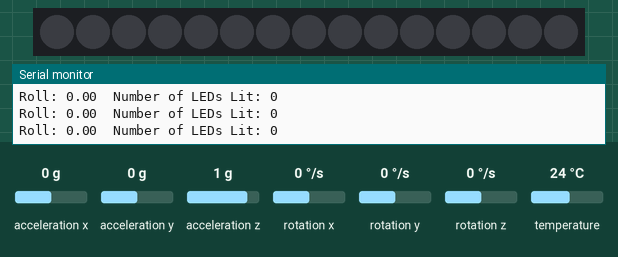
Recording of a sketch running on a simulated Arduino Uno, built with avr-gcc and run on an emulated ATmega328P. Shown: 15 RGB LEDs in strip order, left to right, the last lines printed to the serial monitor. The test bench sets the inputs (shaded band); at power-on: acceleration y 0 g, acceleration z 1 g, acceleration x 0 g, rotation x 0 °/s, rotation y 0 °/s, rotation z 0 °/s, temperature 24 °C.

Above: at 1.2 s.
1.3 s: acceleration y set to 0.8 g
At 2.4 s:
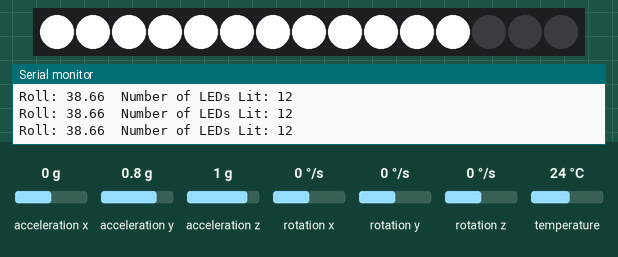
2.8 s: acceleration z set to -1.4 g
At 3.3 s:
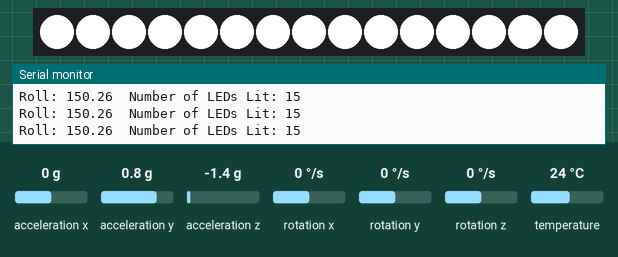
4.3 s: acceleration z set to 1.4 g
At 5.5 s:
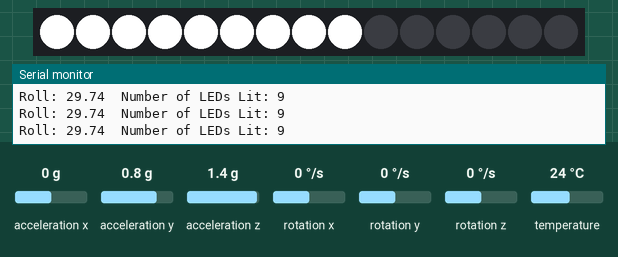
5.8 s: acceleration y set to -1.4 g
At 6.3 s:
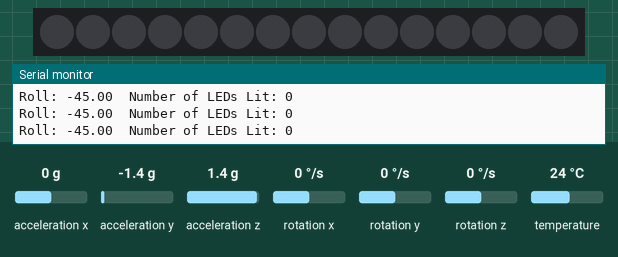
7.3 s: acceleration y set to 1.4 g
At 8.6 s:
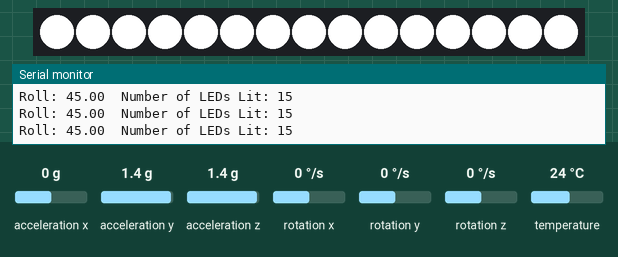
Timing chart, 0 to 9.9 s (numbered marks = the images above; inputs shaded):
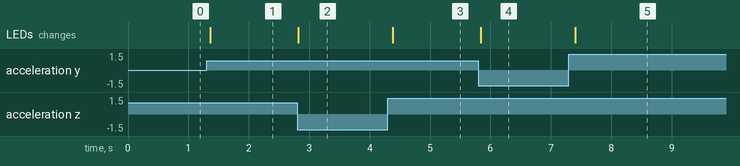

The sketch:

WS2812.ino
```cpp
#include <Wire.h>
#include <Adafruit_MPU6050.h>
#include <Adafruit_Sensor.h>
#include <Adafruit_NeoPixel.h>

Adafruit_MPU6050 mpu;

// Define the number of LEDs in the strip
#define NUM_LEDS 15
#define DATA_PIN 5  // Data pin connected to the DIN of the LED strip

Adafruit_NeoPixel strip = Adafruit_NeoPixel(NUM_LEDS, DATA_PIN, NEO_GRB + NEO_KHZ800);

void setup() {
  Serial.begin(115200);
  while (!Serial)
    delay(10); // will pause until serial console opens

  // Initialize MPU6050
  if (!mpu.begin()) {
    Serial.println("Failed to find MPU6050 chip");
    while (1) {
      delay(10);
    }
  }

  mpu.setAccelerometerRange(MPU6050_RANGE_2_G);
  mpu.setGyroRange(MPU6050_RANGE_250_DEG);
  mpu.setFilterBandwidth(MPU6050_BAND_21_HZ);

  // Initialize the LED strip
  strip.begin();
  strip.show(); // Initialize all pixels to 'off'
}

void loop() {
  /* Get new sensor events with the readings */
  sensors_event_t a, g, temp;
  mpu.getEvent(&a, &g, &temp);

  // Calculate roll angle
  float roll = atan2(a.acceleration.y, a.acceleration.z) * 180 / PI;

  // Determine the number of LEDs to light based on the roll angle
  int numLEDsToLight = 0;
  if (roll >= 0 && roll <= 45) {
    numLEDsToLight = map(roll, 0, 45, 0, NUM_LEDS);
  } else if (roll > 45) {
    numLEDsToLight = NUM_LEDS;
  } else {
    numLEDsToLight = 0;
  }

  // Determine the brightness level (0 to 255)
  int brightness = 0;
  if (numLEDsToLight == NUM_LEDS) {
    // Increase brightness when all LEDs are lit
    brightness = map(roll, 45, 60, 255, 255);  // Adjust the roll angle range as needed
    brightness = constrain(brightness, 0, 255);
  } else {
    brightness = 255;  // Standard brightness level
  }

  // Light up the corresponding number of LEDs with the determined brightness
  for (int i = 0; i < NUM_LEDS; i++) {
    if (i < numLEDsToLight) {
      strip.setPixelColor(i, strip.Color(brightness, brightness, brightness)); // Set color to white with variable brightness
    } else {
      strip.setPixelColor(i, strip.Color(0, 0, 0)); // Turn off
    }
  }

  strip.show(); // Update the strip to show the changes`/////////6

  // Print roll and number of LEDs lit for debugging
  Serial.print("Roll: "); Serial.print(roll);
  Serial.print("\tNumber of LEDs Lit: "); Serial.println(numLEDsToLight);

  delay(100);
}
```

Measured:
- after the input at 1.3 s, the LEDs: change after 0.06 s (image 1)
- after the input at 2.8 s, the LEDs: change at once (image 2)
- after the input at 4.3 s, the LEDs: change after 0.08 s (image 3)
- after the input at 5.8 s, the LEDs: change at once (image 4)
- after the input at 7.3 s, the LEDs: change after 0.10 s (image 5)
